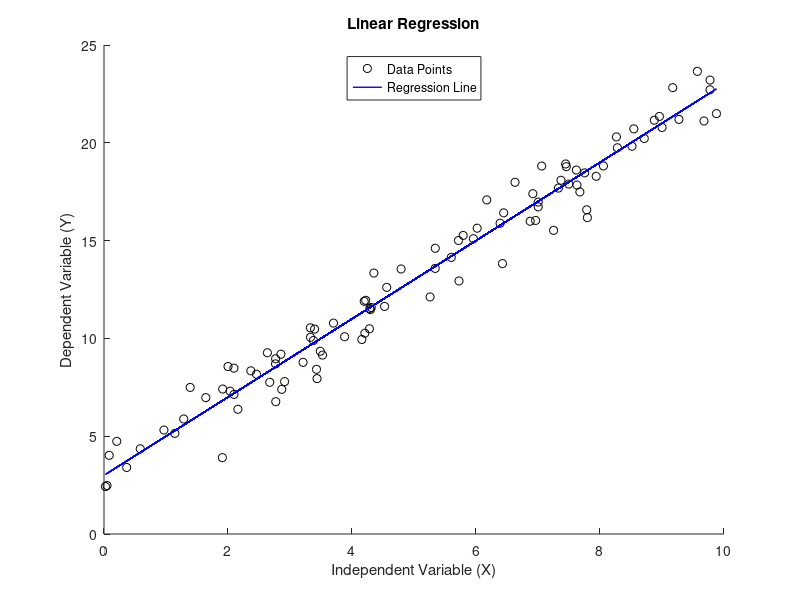

MATLAB code to generate this figure:
clear all;

% Generate sample data
X = 10 * rand(100, 1);   % Independent variable
Y = 2*X + 3 + randn(100, 1);  % Dependent variable with added noise

% Predicted values using the regression line
m = 2;
b = 3;
Y_predicted = m*X + b;

% Plot the original data points
scatter(X, Y, 'k');
hold on;

% Plot the regression line
plot(X, Y_predicted, 'b', 'LineWidth', 1);

% Customize the plot
xlabel('Independent Variable (X)');
ylabel('Dependent Variable (Y)');
title('Linear Regression');
legend('Data Points', 'Regression Line', 'Location', 'north' );

% Turn off the hold
hold off;

